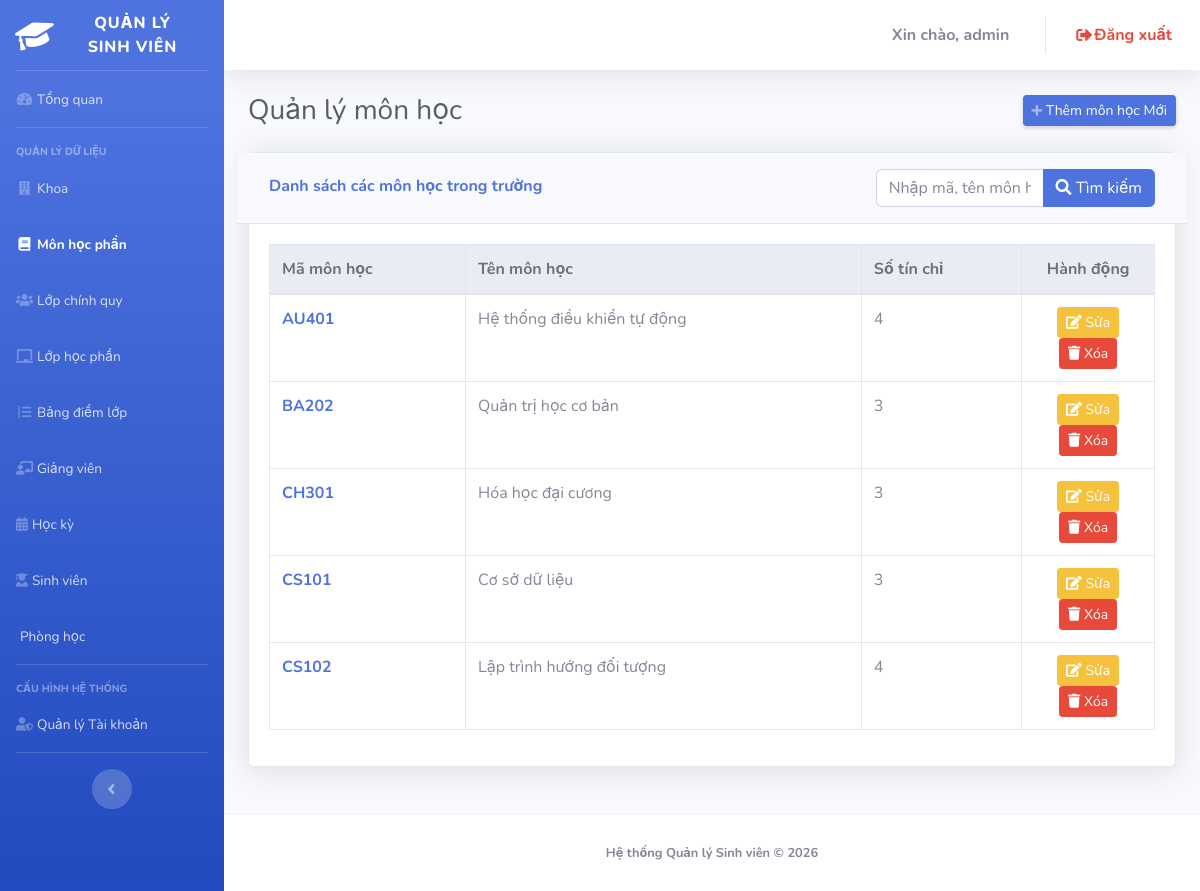
The app's page /admin/index.php?page=courses (signed in) with its own data.
### tables this page shows
CREATE TABLE `courses` (
  `maMH` varchar(20) NOT NULL,
  `tenMH` varchar(100) NOT NULL,
  `soTinChi` int(11) DEFAULT 3,
  `maKhoa` varchar(20) NOT NULL
);

### admin/courses.php (the view, shortened to what this page needs)
<?php
$keyword = $_GET['keyword'] ?? '';
$limit = 5;
$page = isset($_GET['page']) ? (int)$_GET['page'] : 1;
if ($page < 1) $page = 1;
$offset =(int) ($page - 1) * $limit;
if ($keyword !== '') {
    $searchTerm = "%$keyword%";
    $countSql = "SELECT COUNT(*) FROM Courses WHERE maMH LIKE ? OR tenMH LIKE ? OR soTinChi LIKE ?";
    $countStmt = $pdo->prepare($countSql);
    $countStmt->execute([$searchTerm, $searchTerm, $searchTerm]);
    $totalRows = $countStmt->fetchColumn();
    $sql = "SELECT * FROM Courses WHERE maMH LIKE ? OR tenMH LIKE ? OR soTinChi LIKE ? LIMIT $limit OFFSET $offset";
    $stmt = $pdo->prepare($sql);
    $stmt->execute([$searchTerm, $searchTerm, $searchTerm]);
} else {
    $sql = "SELECT * FROM Courses LIMIT $limit OFFSET $offset";
    $stmt = $pdo->query($sql);
}
$Courses = $stmt->fetchAll();
?>
<div class="d-sm-flex align-items-center justify-content-between mb-4">
    <h1 class="h3 mb-0 text-gray-800">Quản lý môn học</h1>
    <button href="#" class="d-none d-sm-inline-block btn btn-sm btn-primary shadow-sm" data-toggle="modal" data-target="#addModal">
        <i class="fas fa-plus fa-sm text-white-50"></i> Thêm môn học Mới
    </button>
</div>
<div class="card shadow mb-4">
    <div class="card-header py-3 row">
        <div class="col-4 mt-2">
            <h6 class="font-weight-bold text-primary">Danh sách các môn học trong trường</h6>
        </div>
        <div class="col-4">
        </div>
        <div class="col-4">
            <form method="GET" action="index.php">
                <div class="input-group w-100">
                    <input type="text" name="keyword" class="form-control " placeholder="Nhập mã, tên môn học hoặc số tín chỉ để tìm kiếm..." value="<?= htmlspecialchars($keyword) ?>">
                    <div class="input-group-append">
                        <button class="btn btn-primary" type="submit">
                            <i class="fas fa-search"></i> Tìm kiếm
                        </button>
                    </div>
                </div>
            </form>
        </div>
    </div>
    <div class="card-body">
        <div class="table-responsive">
            <table class="table table-bordered table-hover" id="dataTable" width="100%" cellspacing="0">
                <thead class="thead-light">
                    <tr>
                        <th>Mã môn học</th>
                        <th>Tên môn học</th>
                        <th>Số tín chỉ</th>
                        <th width="15%" class="text-center">Hành động</th>
                    </tr>
                </thead>
                <tbody>
                    <?php foreach ($Courses as $f): ?>
                    <tr>
                        <td class="font-weight-bold text-primary"><?= htmlspecialchars($f['maMH']) ?></td>
                        <td><?= htmlspecialchars($f['tenMH']) ?></td>
                        <td><?= htmlspecialchars($f['soTinChi']) ?></td>
                        <td class="text-center">
                            <button type="button" class="btn btn-warning btn-sm"
                                    onclick='openEditModal(<?= json_encode($f, JSON_HEX_TAG | JSON_HEX_APOS | JSON_HEX_QUOT | JSON_HEX_AMP | JSON_UNESCAPED_UNICODE) ?>)'>
                                <i class="fas fa-edit"></i> Sửa
                            </button>
                            <form method="POST" class="d-inline">
                                <button type="submit" class="btn btn-danger btn-sm" onclick="return confirm('Bạn chắc chắn muốn xóa môn học này?')">
                                    <i class="fas fa-trash"></i> Xóa
                                </button>
                            </form>
                        </td>
                    </tr>
                    <?php endforeach; ?>
                </tbody>
            </table>
        </div>
    </div>
</div>

### records on screen
courses: maMH "AU401", tenMH "Hệ thống điều khiển tự động", soTinChi "4"
courses: maMH "BA202", tenMH "Quản trị học cơ bản", soTinChi "3"
courses: maMH "CH301", tenMH "Hóa học đại cương", soTinChi "3"
courses: maMH "CS101", tenMH "Cơ sở dữ liệu", soTinChi "3"
courses: maMH "CS102", tenMH "Lập trình hướng đối tượng", soTinChi "4"

### other values on screen
$_SESSION['user']['username'] "admin"
